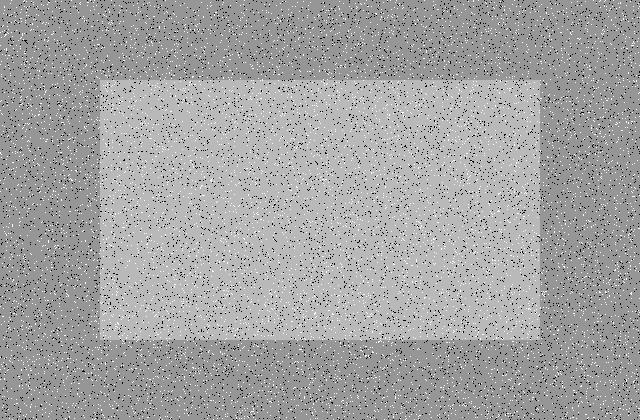
#> input picture sanya/08_Median_Filter/input.jpg, 640 x 420 px
$ python program.py
#> lines starting #> are read from the running program, lines starting #| are printed output that depends on the picture
# Computer Vision Unit II
# 08_Median_Filter
# Task: Apply median filtering to the salt-and-pepper noisy image.
#
# Develop and run your own implementation here using Python + OpenCV.
# Use relative paths so the program runs from this folder.
#
# Required input: input.jpg
# Required output filename(s): see the assignment PDF.

import cv2
import numpy as np


# Read noisy image
image = cv2.imread("input.jpg")
#> image is the input picture: shape (420, 640, 3); min 0, max 255, mean 162.3

# Check image
if image is None:
    print("Error: Image not found!")
    exit()

# Apply median filter
result = cv2.medianBlur(image, 5)
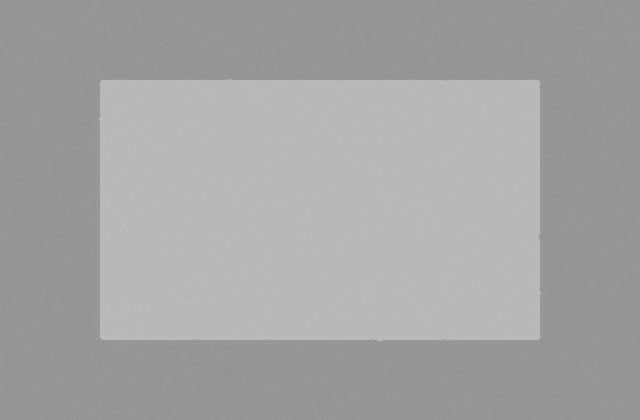
#> result: shape (420, 640, 3); min 148, max 187, mean 164.9

# Save result
cv2.imwrite("output.png", result)

print("Median filtering applied.")
print("Output saved as output.png")
